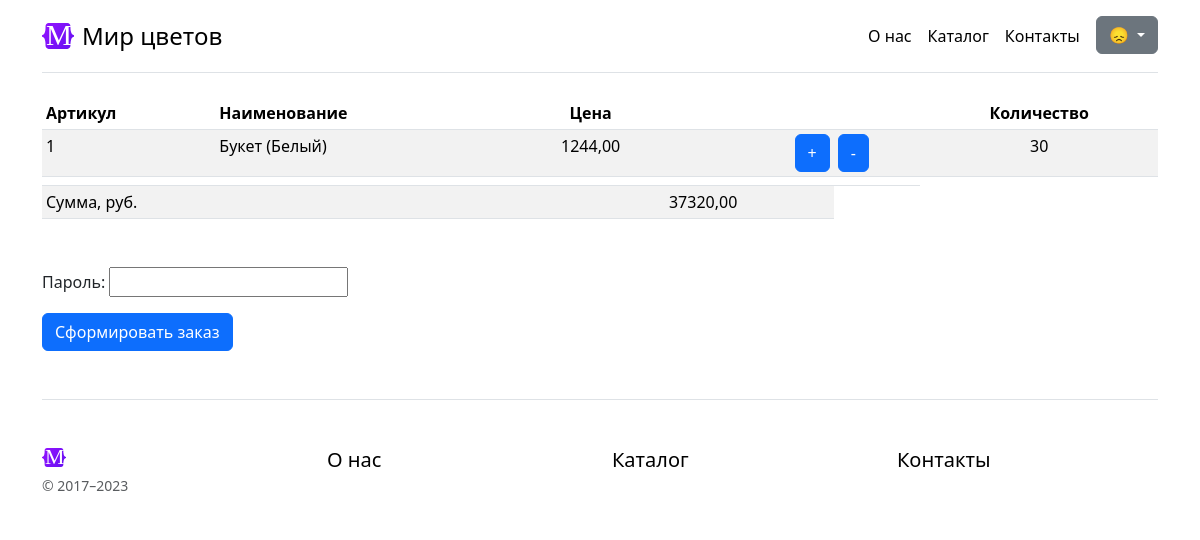
The app's page /carts/1/ (signed in), older data.
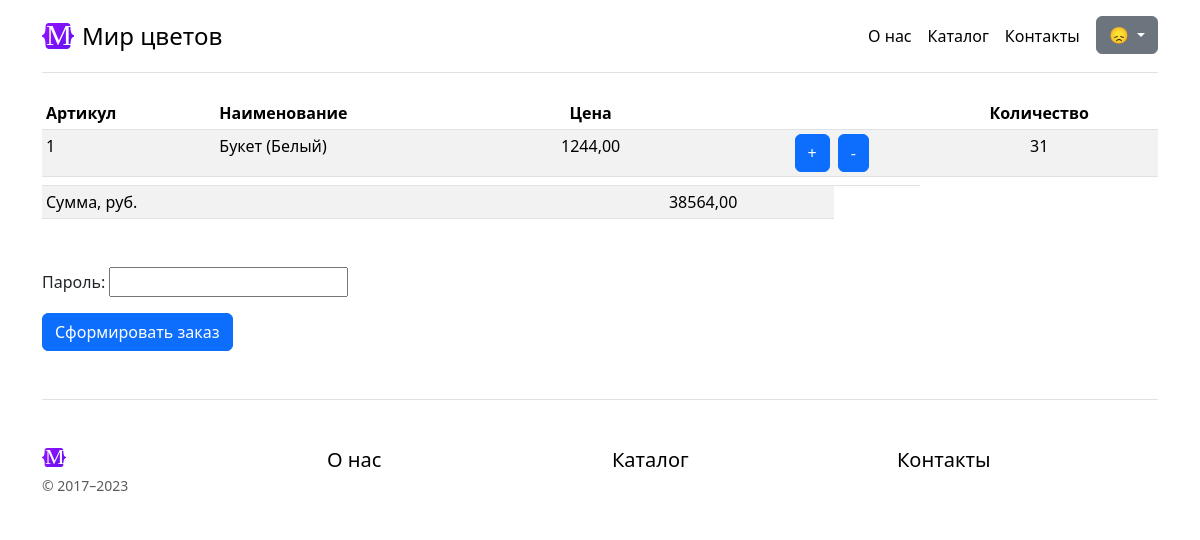
The same page, newer data.
### carts/models.py (models this page shows, shortened)
class Cart(UserMixin,
           models.Model):
    goods = models.ForeignKey("goods.goods",
                              on_delete=models.CASCADE,
                              verbose_name="Товар")
    quantity = models.IntegerField(blank=False,
                                   null=False,
                                   default=0,
                                   verbose_name="Количество")
    order = models.ForeignKey("orders.Order",
                              on_delete=models.CASCADE,
                              null=True,
                              blank=True, )
    class Meta:
        verbose_name = "Товар в корзине"
        verbose_name_plural = "Товары в корзинах"

### goods/models.py (models this page shows, shortened)
class Goods(NameMixin, models.Model):
    objects = models.Manager() # По умолчанию. Нужен для админки.
    in_stock = GoodsManager()
    added = models.DateTimeField(auto_now_add=True,
                                 verbose_name="Дата добавления")
    photo = models.ImageField(verbose_name="Фото")
    price = models.DecimalField(max_digits=10,
                                decimal_places=2,
                                verbose_name="Цена")
    origin = models.ForeignKey(
        "Country",
        on_delete=models.CASCADE,
        verbose_name="Страна-производитель",
    )
    color = models.ForeignKey(
        "Color",
        on_delete=models.CASCADE,
        verbose_name="Цвет",
    )
    category = models.ForeignKey(
        "Category",
        on_delete=models.CASCADE,
        verbose_name="Категория / Вид товара",
    )
    stock = models.PositiveIntegerField(default=0, null=False, blank=False, verbose_name="Остаток товара")
    class Meta:
        verbose_name = "Товар"
        verbose_name_plural = "Товары"

class Color(NameMixin, models.Model):
    class Meta:
        verbose_name = "Цвет"
        verbose_name_plural = "Цвета"

### carts/views.py (the view)
# urls.py: path("carts/<int:user>/", CartDetailView.as_view(), name="cart-detail"),
class CartDetailView(LoginRequiredMixin,
                     TemplateView):
    template_name = "carts/cart.html"
    def get_context_data(self, **kwargs):
        context = super().get_context_data(**kwargs)
        user = kwargs.get('user')
        object_list = Cart.objects.filter(user=user).filter(order=None)
        context["object_list"] = object_list
        context["order_form"] = OrderForm()
        context["total"] = get_total(object_list)
        return context

### carts/forms.py
class OrderForm(forms.Form):
    password = forms.CharField(
        label="Пароль",
        strip=False,
        widget=forms.PasswordInput(attrs={"autocomplete": "current-password"}),
    )

### carts/views.py (called while the page is built)
def get_total(a_queryset):
    sum = 0
    [sum := sum + elem.goods.price * elem.quantity for elem in a_queryset]
    return sum

### general/models.py (called while the page is built)
    def __str__(self):
        return self.name

### carts/templates/carts/cart.html (shortened to what this page needs)
{% extends 'general/parts/base.html' %}
{% load static %}
{% block content %}
{% if object_list %}
<div class="table-responsive">
    <table class="table table-striped table-sm">
        <thead>
        <tr>
            <th scope="col">Артикул</th>
            <th scope="col">Наименование</th>
            <th class="text-center" scope="col">Цена</th>
            <th scope="col"></th>
            <th scope="col"></th>
            <th class="text-center" scope="col">Количество</th>
        </tr>
        </thead>
        <tbody>
        {% for object in object_list %}
        <tr>
            <td>{{ object.goods.id }}</td>
            <td>{{ object.goods.name }} {% if object.goods.color %} ({{ object.goods.color }}) {% endif %}</td>
            <td class="text-center">{{ object.goods.price }}</td>
            <td class="text-end">
            {% include 'goods/parts/add_to_cart_form.html' with user_id=user goods_id=object.id referer=request.get_full_path button_text="+" %}
            </td>
            <td class="text-start">
            {% include 'goods/parts/add_to_cart_form.html' with user_id=user goods_id=object.id referer=request.get_full_path button_text="-" %}
            </td>
            <td class="text-center">{{ object.quantity }}</td>
        </tr>
        {% endfor %}
        {% include 'carts/parts/total.html' %}
        </tbody>
    </table>
</div>
{% else %}
<div class="px-4 py-5 my-5 text-center">
    <h1 class="display-5 fw-bold text-body-emphasis">В корзине пока пусто</h1>
</div>
{% endif %}
{% include 'carts/parts/order.html' with object_list=object_list %}
{% endblock %}

### goods/templates/goods/parts/add_to_cart_form.html (shortened to what this page needs)
<form id="to-cart-form" method="post" action="{% url 'add-to-cart' %}">
    <button id="to-cart-button" class="btn btn-primary">{{ button_text }}</button>
</form>

Row changes from the older to the newer data that the page shows:
changed Cart "Букет": quantity "30" → "31"
Text that changed along with them:
{{ total }}: "37320,00" → "38564,00"
